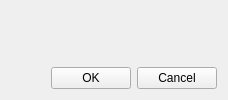
<?xml version="1.0" encoding="UTF-8"?>
<ui version="4.0">
 <class>Form</class>
 <widget class="QWidget" name="Form">
  <property name="geometry">
   <rect>
    <x>0</x>
    <y>0</y>
    <width>400</width>
    <height>0</height>
   </rect>
  </property>
  <property name="windowTitle">
   <string>Form</string>
  </property>
  <layout class="QVBoxLayout" name="verticalLayout">
   <item>
    <spacer name="verticalSpacer">
     <property name="orientation">
      <enum>Qt::Vertical</enum>
     </property>
     <property name="sizeHint" stdset="0">
      <size>
       <width>20</width>
       <height>40</height>
      </size>
     </property>
    </spacer>
   </item>
   <item>
    <layout class="QHBoxLayout" name="horizontalLayout">
     <item>
      <spacer name="horizontalSpacer">
       <property name="orientation">
        <enum>Qt::Horizontal</enum>
       </property>
       <property name="sizeHint" stdset="0">
        <size>
         <width>40</width>
         <height>20</height>
        </size>
       </property>
      </spacer>
     </item>
     <item>
      <widget class="QPushButton" name="pushButton">
       <property name="text">
        <string>OK</string>
       </property>
      </widget>
     </item>
     <item>
      <widget class="QPushButton" name="pushButton_2">
       <property name="text">
        <string>Cancel</string>
       </property>
      </widget>
     </item>
    </layout>
   </item>
  </layout>
 </widget>
 <resources/>
 <connections/>
</ui>
